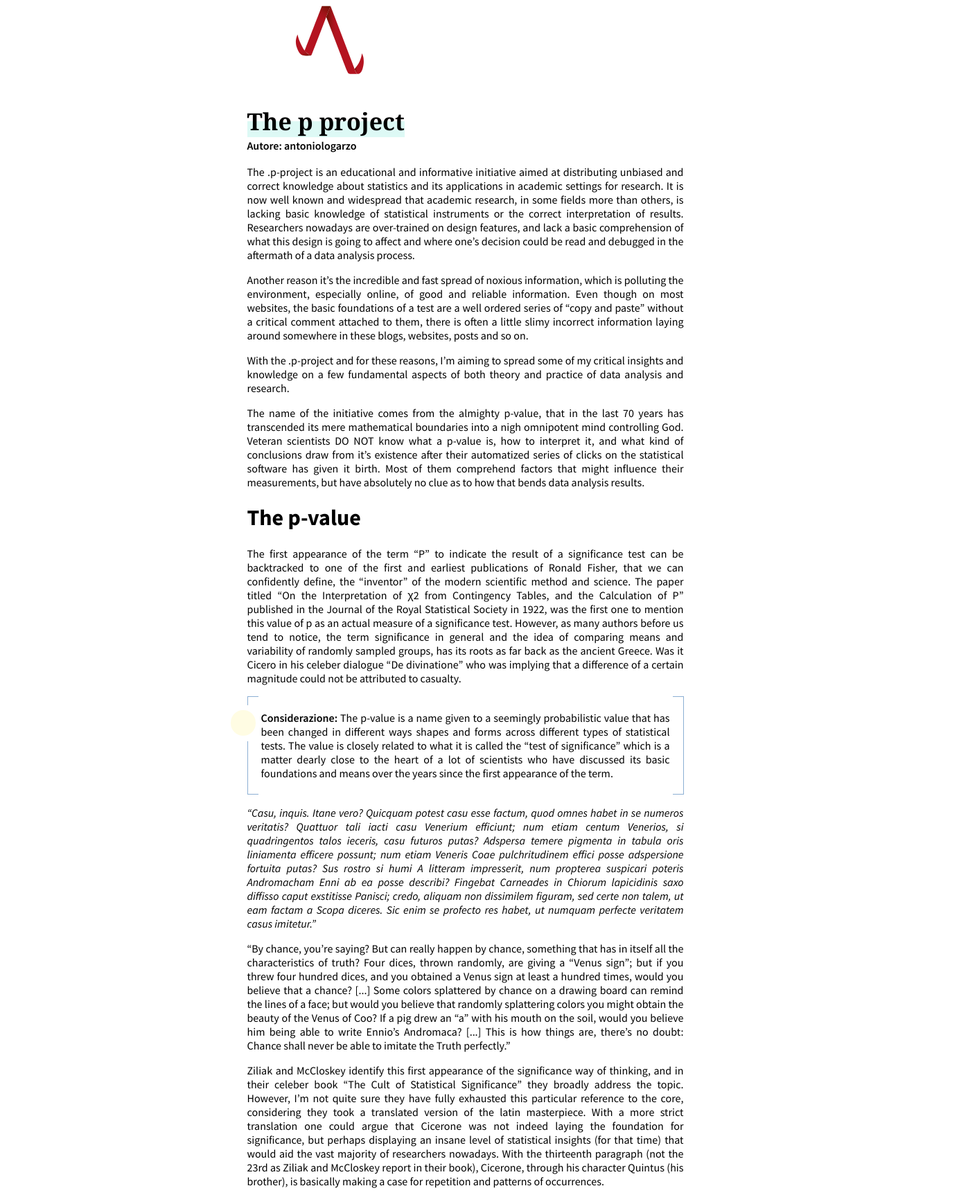
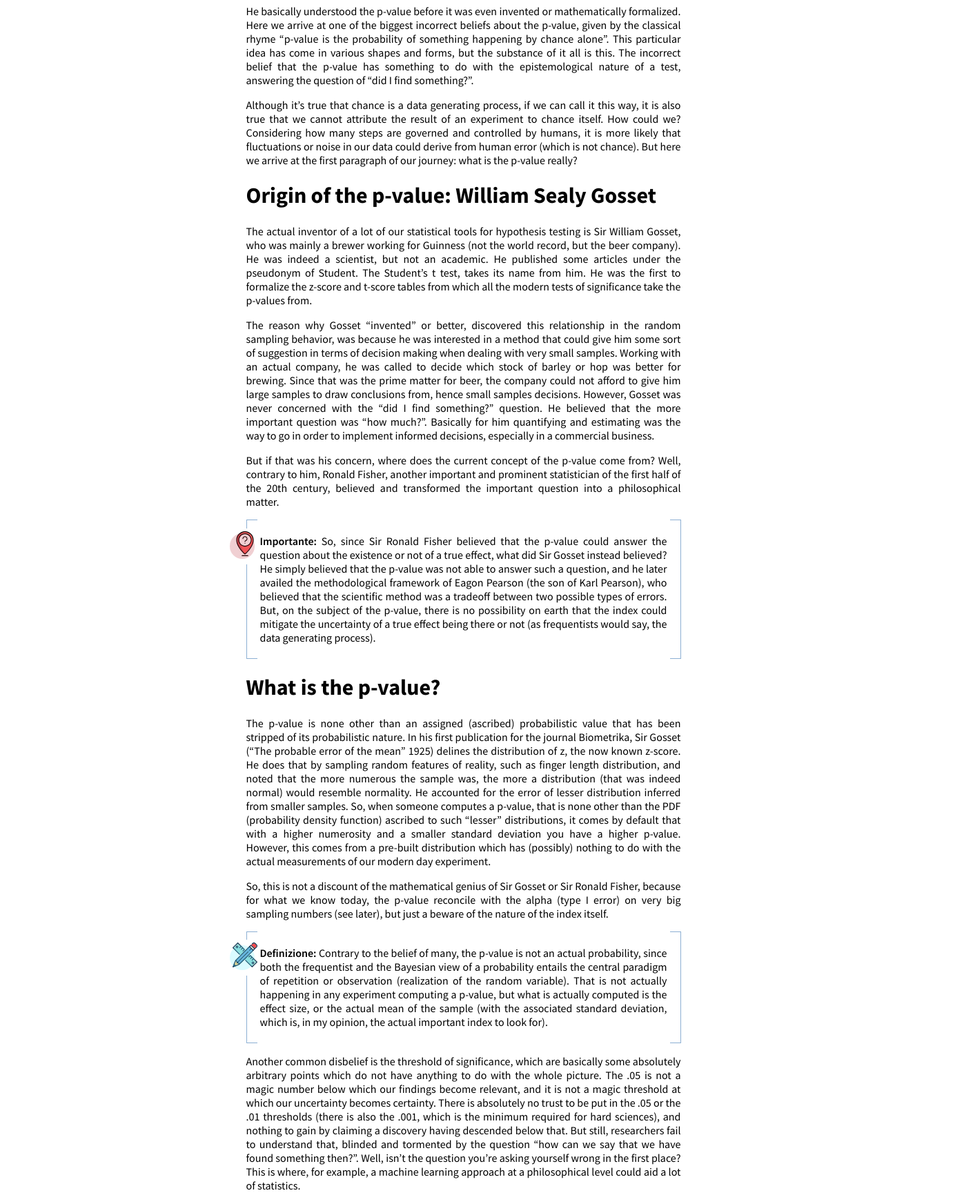
/article/p-project/ (upper part), run on the app's committed database (2 pictures, top to bottom).
### blog/models.py (models this page shows, shortened)
class Post(models.Model):
    title = models.CharField(max_length=200, unique=True)
    slug = models.SlugField(max_length=200, unique=True)
    author = models.ForeignKey(User, on_delete= models.CASCADE,related_name='blog_posts')
    updated_on = models.DateTimeField(auto_now= True)
    content = models.TextField()
    created_on = models.DateTimeField(auto_now_add=True)
    status = models.IntegerField(choices=STATUS, default=0)
    tags = TaggableManager()
    class Meta:
        ordering = ['-created_on']

### blog/views.py (the view)
# urls.py: path('article/<slug:slug>/', views.PostDetail.as_view(), name='post_detail'),
class PostDetail(generic.DetailView):
    model = Post
    template_name = 'article.html'

### template/article.html (shortened to what this page needs)
{% extends 'base.html' %} {% load static %}
{% block content %}
<div class="corpse">
    <div class="title">{{post.title}}</div>
    <div class="subtitle_meta">Autore: {{post.author}}</div>
        <div class="content">{{post.content | safe}}
        </div>
</div>
{%endblock%}

### blog/static/blog/css/main.css (style rules this page uses)
body { background-color: #FFF; display: flex; flex-direction: column; }
.corpse { width: 50%; margin: 0 auto; display: grid; }
.title { font-family: 'Playfair Display', serif; font-weight: 600;; font-size: 34px; width: fit-content; background-image: linear-gradient(0deg,#ddf9f5 50%,transparent 50%); }
.subtitle_meta { font-family: 'Source Sans Pro', sans-serif; font-size: 16px; font-weight: 600; height: auto; line-height: 1.5em; }
.content { font-family: 'Source Sans Pro', sans-serif; font-size: 16px; width: 70%; text-align: justify; }
.frame { box-sizing: border-box; }
.smll_icn_frm { position: relative; padding: 5px 20px; }
.smll_icn_frm::before { content: ""; box-sizing: border-box; width: 1rem; height: 100%; border: 1px solid #8cafd3; border-right: none; top: 0; left: 0; position:absolute; display: block; }
.smll_icn_frm::after { content: ""; box-sizing: border-box; width: 1rem; height: 100%; border: 1px solid #8cafd3; border-left: none; top: 0; right: 0; position:absolute; display: block; }
.defin::before { background-color: #49eaff; opacity: .2; z-index: 1; width: 2.3rem; height: 2.3rem; top: 1.25rem; left: -1.5rem; border-radius: 100%; content: ""; position: absolute; }
.defin::after { background: url(/static/blog/images/articles/pencil.svg) no-repeat #fff; background-size: 36px 36px; width: 2.5rem; height: 2.5rem; top: .8rem; left: -1.25rem; border-top: .25rem solid #fff; border-bottom: .5rem solid #fff; content: ""; position: absolute; }
.defin p::before { content: "Definizione: "; font-weight: 600; }
.consid::before { background-color: #fff175; opacity: .2; z-index: 1; width: 2.3rem; height: 2.3rem; top: 1.25rem; left: -1.5rem; border-radius: 100%; content: ""; position: absolute; }
.consid::after { background: url(/static/blog/images/articles/idea.svg) no-repeat #fff; background-size: 36px 36px; width: 2.5rem; height: 2.5rem; top: .8rem; left: -1.25rem; border-top: .25rem solid #fff; border-bottom: .5rem solid #fff; content: ""; position: absolute; }
.consid p::before { content: "Considerazione: "; font-weight: 600; }
.impor::before { background-color: #b41320; opacity: .2; z-index: 1; width: 2.3rem; height: 2.3rem; top: 1.25rem; left: -1.5rem; border-radius: 100%; content: ""; position: absolute; }
.impor::after { background: url(/static/blog/images/articles/placeholder.svg) no-repeat #fff; background-size: 36px 36px; width: 2.5rem; height: 2.5rem; top: .8rem; left: -1.25rem; border-top: .25rem solid #fff; border-bottom: .5rem solid #fff; content: ""; position: absolute; }
.impor p::before { content: "Importante: "; font-weight: 600; }

### data on the page
Post: title "The p project", author "antoniologarzo", content "The .p-project is an educational and informative initiative aimed at distributing unbiased and correct knowledge about statistics and its applications in academic settings for research. It is now well known and widespread that academic research, in some fields more than others, is lacking basic knowledge of statistical instruments or the correct interpretation of results. Researchers nowadays are over-trained on design features, and lack a basic comprehension of what this design is going to affect and where one’s decision could be read and debugged in the aftermath of a data analysis process. Another reason it’s the incredible and fast spread of noxious information, which is polluting the…"
